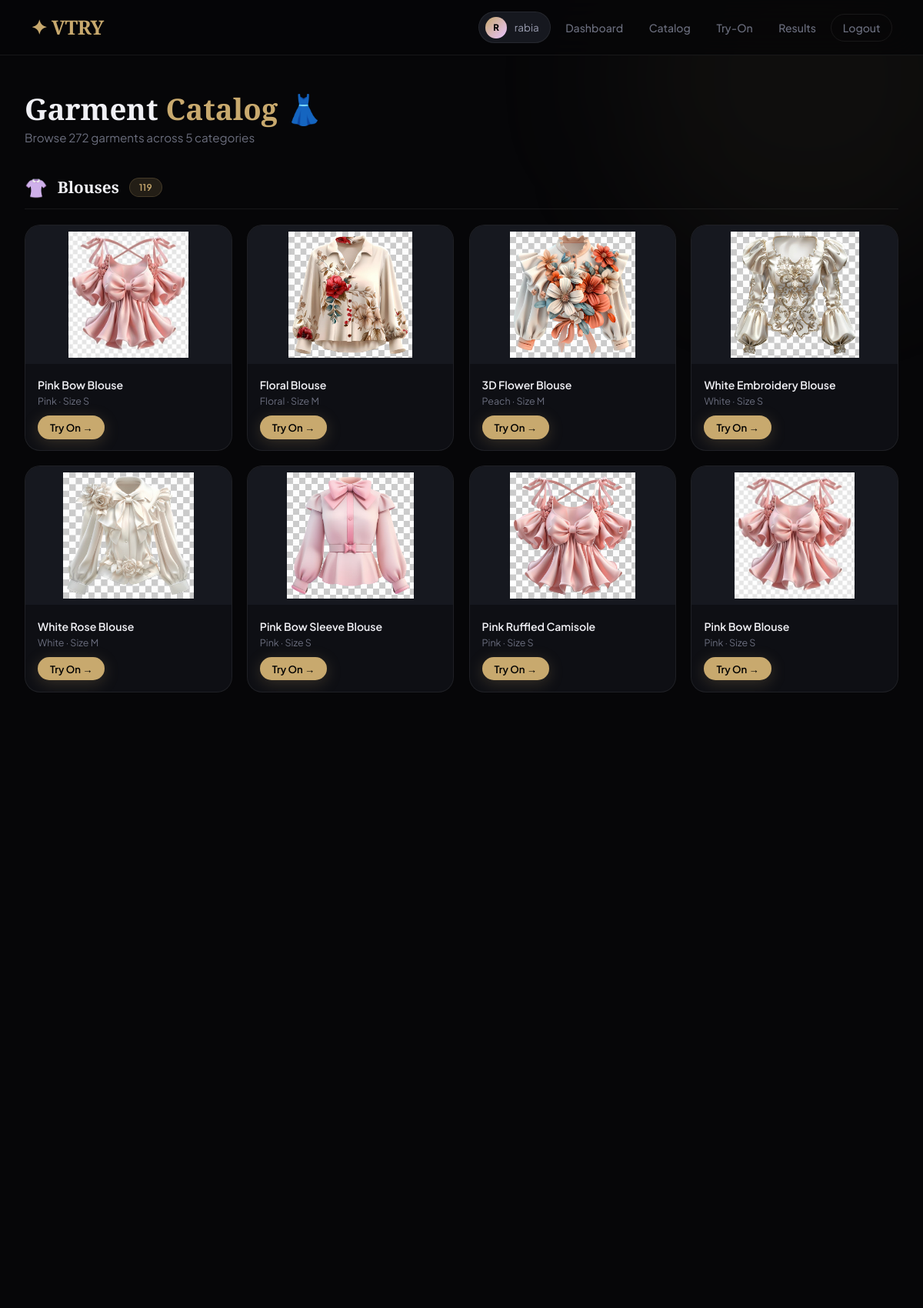
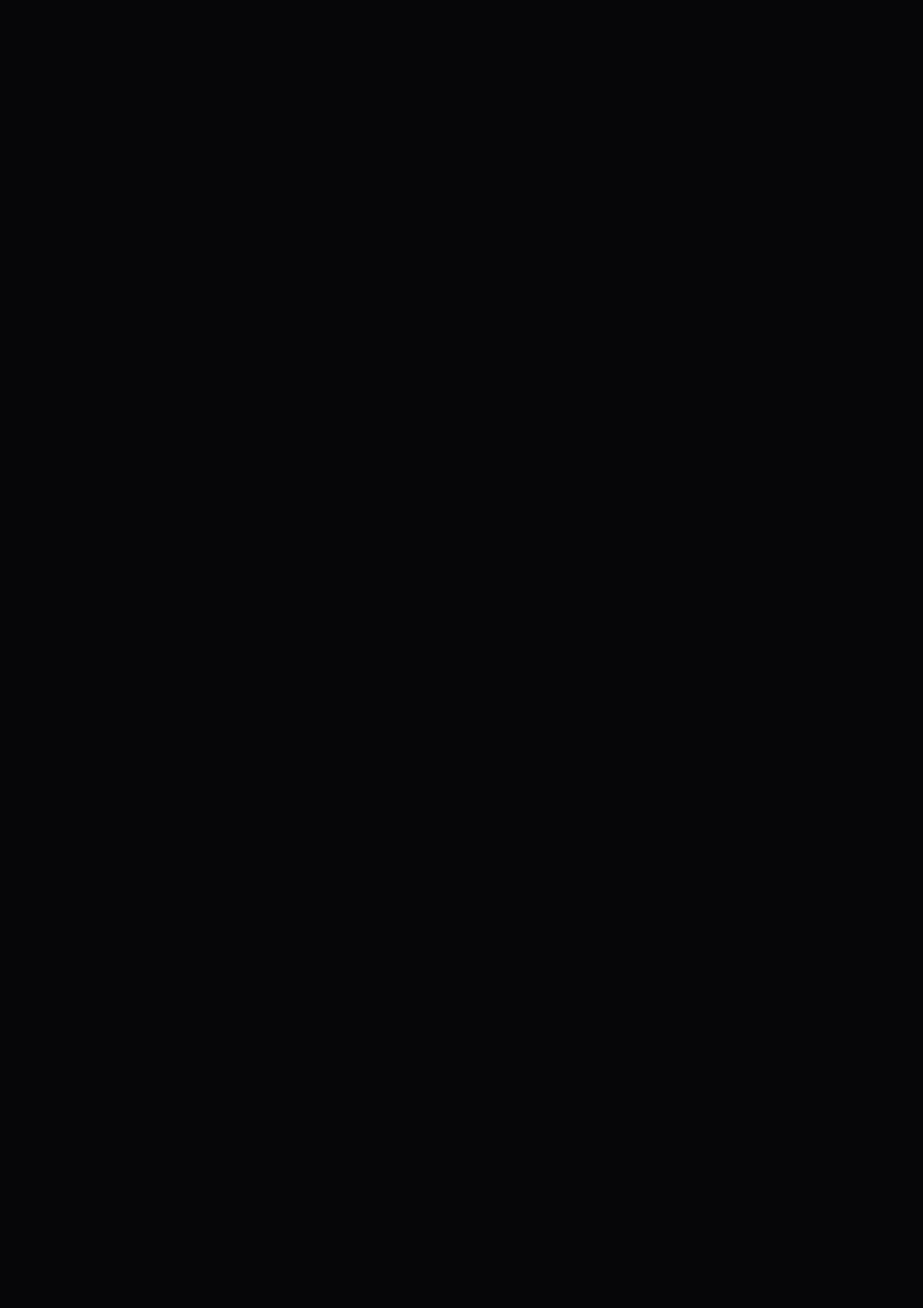
The app's page /catalog (signed in, upper part) with its own data (2 pictures, top to bottom).
### tables this page shows
CREATE TABLE garments (
    id INTEGER PRIMARY KEY AUTOINCREMENT,
    name TEXT NOT NULL, type TEXT NOT NULL, color TEXT, size TEXT,
    image_path TEXT NOT NULL,
    created_at TIMESTAMP DEFAULT CURRENT_TIMESTAMP
);

### app.py (the view)
@app.route('/catalog')
@login_required
def catalog():
    from collections import defaultdict
    db=get_db()
    garments=db.execute("SELECT * FROM garments ORDER BY type,id").fetchall()
    db.close()
    grouped=defaultdict(list)
    for g in garments: grouped[g['type']].append(g)
    return render_template('catalog.html', grouped=dict(grouped))

### app.py (called while the page is built)
def get_db():
    db = sqlite3.connect(DB_PATH)
    db.row_factory = sqlite3.Row
    return db

def login_required(f):
    @wraps(f)
    def decorated(*args, **kwargs):
        if 'user_id' not in session:
            flash('Please login first.','warning')
            return redirect(url_for('login'))
        return f(*args, **kwargs)
    return decorated

### templates/catalog.html (shortened to what this page needs)
{% extends 'base.html' %}
{% block content %}
<div class="container">
  <div class="page-header anim-fade-up">
    <h1>Garment <span style="color:var(--accent)">Catalog</span> 👗</h1>
    <p>Browse {{ grouped.values()|map('length')|sum }} garments across {{ grouped|length }} categories</p>
  </div>
  {% set icons = {'top':'👕','shirt':'👔','abaya':'🧕','kameez':'👘','shalwar':'🩲','pants':'👖','jeans':'👖','skirt':'👗','blouse':'👚','jacket':'🧥','hoodie':'🧥','suit':'🤵'} %}
  {% set labels = {'top':'T-Shirts','shirt':'Formal Shirts','abaya':'Abayas','kameez':'Kameez','shalwar':'Shalwar','pants':'Pants','jeans':'Jeans','skirt':'Skirts','blouse':'Blouses','jacket':'Jackets','hoodie':'Hoodies','suit':'Suits'} %}
  {% for gtype, items in grouped.items() %}
  <div style="margin-bottom:3rem">
    <div style="display:flex;align-items:center;gap:0.8rem;margin-bottom:1.2rem;padding-bottom:0.8rem;border-bottom:1px solid var(--border)">
      <span style="font-size:1.5rem">{{ icons.get(gtype,'👗') }}</span>
      <h2 style="font-family:'Playfair Display',serif;font-size:1.3rem;font-weight:700">{{ labels.get(gtype, gtype.title()) }}</h2>
      <span class="badge badge-gold">{{ items|length }}</span>
    </div>
    <div class="grid-4">
      {% for g in items %}
      <div class="garment-card" onclick="window.location='/tryon?garment_id={{ g.id }}'">
        <img src="/static/garments/{{ g.image_path }}" alt="{{ g.name }}" onerror="this.style.opacity='0.3'">
        <div class="g-info">
          <h4>{{ g.name }}</h4>
          <p>{{ g.color }} · Size {{ g.size }}</p>
          <div style="margin-top:0.7rem">
            <a href="{{ url_for('tryon', garment_id=g.id) }}" class="btn btn-primary btn-sm" onclick="event.stopPropagation()">Try On →</a>
          </div>
        </div>
      </div>
      {% endfor %}
    </div>
  </div>
  {% endfor %}
</div>
{% endblock %}

### templates/base.html (style rules this page uses)
:root { --bg:#060608; --surface:#0e0f14; --surface2:#16181f; --surface3:#1e2028; --border:rgba(255,255,255,0.07); --border-bright:rgba(255,255,255,0.14); --accent:#c8a96e; --accent2:#e8c4ff; --accent3:#7af8ca; --text:#f0f0f5; --text-muted:#6b6e7e; --text-soft:#9a9db0; --success:#7af8ca; --error:#ff6b6b; --warning:#ffd93d; --radius:20px; --radius-sm:10px; --nav-h:72px; }
*,*::before,*::after { margin:0;padding:0;box-sizing:border-box }
html { scroll-behavior:smooth }
body { font-family:'Plus Jakarta Sans',sans-serif;background:var(--bg);color:var(--text);min-height:100vh;overflow-x:hidden }
.container { max-width:1200px;margin:0 auto;padding:3rem 2rem }
.page-header { margin-bottom:2.5rem;animation:fadeUp 0.6s cubic-bezier(0.16,1,0.3,1) }
.page-header h1 { font-family:'Playfair Display',serif;font-size:2.4rem;font-weight:900;line-height:1.1;margin-bottom:0.4rem }
.page-header p { color:var(--text-muted);font-size:0.95rem }
.btn { display:inline-flex;align-items:center;gap:0.5rem;padding:0.7rem 1.6rem;border-radius:50px;border:none;cursor:pointer;font-family:'Plus Jakarta Sans',sans-serif;font-size:0.9rem;font-weight:600;transition:all 0.25s cubic-bezier(0.16,1,0.3,1);text-decoration:none }
.btn-primary { background:var(--accent);color:#000;box-shadow:0 4px 20px rgba(200,169,110,0.22) }
.btn-sm { padding:0.42rem 1rem;font-size:0.82rem }
.grid-4 { display:grid;grid-template-columns:repeat(4,1fr);gap:1.2rem }
.badge { display:inline-flex;align-items:center;padding:0.25rem 0.75rem;border-radius:50px;font-size:0.74rem;font-weight:600;letter-spacing:0.03em }
.badge-gold { background:rgba(200,169,110,0.15);color:var(--accent);border:1px solid rgba(200,169,110,0.2) }
.garment-card { background:var(--surface);border:1.5px solid var(--border);border-radius:var(--radius);overflow:hidden;cursor:pointer;transition:all 0.35s cubic-bezier(0.16,1,0.3,1);position:relative }
.garment-card img { width:100%;height:180px;object-fit:contain;background:var(--surface2);padding:0.5rem;transition:transform 0.35s }
.garment-card .g-info { padding:0.9rem 1rem }
.garment-card .g-info h4 { font-size:0.88rem;font-weight:600;margin-bottom:0.25rem }
.garment-card .g-info p { font-size:0.78rem;color:var(--text-muted) }
.anim-fade-up { animation:fadeUp 0.6s cubic-bezier(0.16,1,0.3,1) both }

### records on screen
garments: get "👚", get "Blouses", items "119", image_path (picture), name "Pink Bow Blouse", color "Pink", size "S"
garments: image_path (picture), name "Floral Blouse", color "Floral", size "M"
garments: image_path (picture), name "3D Flower Blouse", color "Peach", size "M"
garments: image_path (picture), name "White Embroidery Blouse", color "White", size "S"
garments: image_path (picture), name "White Rose Blouse", color "White", size "M"
garments: image_path (picture), name "Pink Bow Sleeve Blouse", color "Pink", size "S"
garments: image_path (picture), name "Pink Ruffled Camisole", color "Pink", size "S"
garments: image_path (picture), name "Pink Bow Blouse", color "Pink", size "S"

### other values on screen
{{ session.username[0].upper() }} "R"
{{ session.username }} "rabia"
{{ grouped.values()|map('length')|sum }} "272"
{{ grouped|length }} "5"
